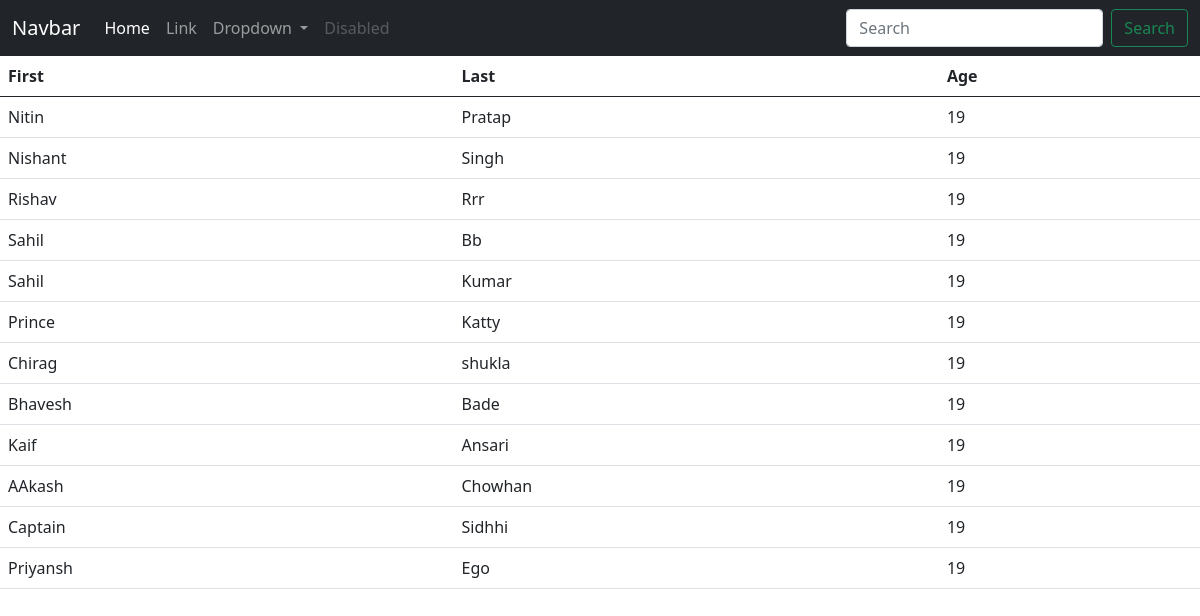
The page / on the database its author committed.
### dashboard/models.py (models this page shows, shortened)
class Data(models.Model):
    first_name=models.CharField(max_length=100)
    last_name=models.CharField(max_length=100)
    age=models.PositiveIntegerField(default=0)

### dashboard/views.py (the view)
# urls.py: path('', index),
def index(request):
    if 'q' in request.GET:
        q=request.GET['q']
        multiple_q=Q(Q(first_name__icontains=q) | Q(last_name__icontains=q))
        data=Data.objects.filter(multiple_q)
    else:
     data=Data.objects.all()
    context={
        'data':data
    }
    return render (request,'index.html',context)

### dashboard/templates/index.html (shortened to what this page needs)
<!doctype html>
<html lang="en">
  <head>
    <link href="https://cdn.jsdelivr.net/npm/bootstrap@5.0.2/dist/css/bootstrap.min.css" rel="stylesheet">
  </head>
  <body>
    {% include "navbar.html" %}
    <table class="table">
        <thead>
          <tr>
            <th scope="col">First</th>
            <th scope="col">Last</th>
            <th scope="col">Age</th>
          </tr>
        </thead>
        <tbody>
            {%for data in data %}
          <tr>
            <td>{{data.first_name}}</td>
            <td>{{data.last_name}}</td>
            <td>{{data.age}}</td>
          </tr>
          {% endfor %}
        </tbody>
      </table>
  </body>
</html>

### dashboard/templates/navbar.html (shortened to what this page needs)
<nav class="navbar navbar-expand-lg navbar-dark bg-dark">
    <div class="container-fluid">
      <a class="navbar-brand" href="/">Navbar</a>
      <div class="collapse navbar-collapse" id="navbarSupportedContent">
        <ul class="navbar-nav me-auto mb-2 mb-lg-0">
          <li class="nav-item">
            <a class="nav-link active" aria-current="page" href="#">Home</a>
          </li>
          <li class="nav-item">
            <a class="nav-link" href="#">Link</a>
          </li>
          <li class="nav-item dropdown">
            <a class="nav-link dropdown-toggle" href="#" id="navbarDropdown" role="button" data-bs-toggle="dropdown" aria-expanded="false">
              Dropdown
            </a>
          </li>
          <li class="nav-item">
            <a class="nav-link disabled" href="#" tabindex="-1" aria-disabled="true">Disabled</a>
          </li>
        </ul>
        <form class="d-flex">
          <input class="form-control me-2" name="q" type="search" placeholder="Search" aria-label="Search">
          <button class="btn btn-outline-success" type="submit">Search</button>
        </form>
      </div>
    </div>
  </nav>

### rows shown on the page
Data: first_name "Nitin", last_name "Pratap", age "19"
Data: first_name "Nishant", last_name "Singh", age "19"
Data: first_name "Rishav", last_name "Rrr", age "19"
Data: first_name "Sahil", last_name "Bb", age "19"
Data: first_name "Sahil", last_name "Kumar", age "19"
Data: first_name "Prince", last_name "Katty", age "19"
Data: first_name "Chirag", last_name "shukla", age "19"
Data: first_name "Bhavesh", last_name "Bade", age "19"
Data: first_name "Kaif", last_name "Ansari", age "19"
Data: first_name "AAkash", last_name "Chowhan", age "19"
Data: first_name "Captain", last_name "Sidhhi", age "19"
Data: first_name "Priyansh", last_name "Ego", age "19"
